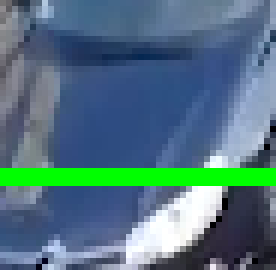
#> input picture extracted_vehicles/vehicle_129.png, 46 x 45 px, given in place of data_8.mp4, which was not available (shown 6 times larger)
$ python scr_v_3.py
#> lines starting #> are read from the running program, lines starting #| are printed output that depends on the picture
import cv2
import numpy as np
import os

# Step 1: Import the video footage
cap = cv2.VideoCapture('./src/assets/data_8.mp4')
fps = cap.get(cv2.CAP_PROP_FPS)

# Step 2: Initialize background subtractor (for vehicle detection)
background_subtractor = cv2.createBackgroundSubtractorMOG2(history=100, varThreshold=50)

# Step 3: Create folder for saving vehicle images
output_folder = './extracted_vehicles'
if not os.path.exists(output_folder):
    os.makedirs(output_folder)

# Vehicle count and frame count initialization
vehicle_count = 0
frame_count = 0

# Define the orientation and position of the virtual line (user can adjust this)
line_orientation = "vertical"  # Choose between 'horizontal' or 'vertical'
line_position = 400  # For horizontal: y-coordinate, For vertical: x-coordinate

# Dictionary to store the last position of centroids to track vehicle movement
previous_centroids = {}

# Step 4: Loop through each frame of the video
while cap.isOpened():
    ret, frame = cap.read()
#> frame is the input picture: shape (45, 46, 3); mean B, G, R 128.1, 115.4, 81.3
    if not ret:
        break

    frame_count += 1

    # Convert the frame to grayscale for thresholding
    frame_gray = cv2.cvtColor(frame, cv2.COLOR_BGR2GRAY)
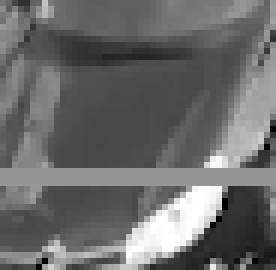
#> frame_gray: shape (45, 46) (shown 6 times larger); min 0, max 255, mean 106.7


    frame_gray = cv2.cvtColor(frame,cv2.COLOR_BGR2GRAY)
#> (the run stopped early here; a loop or call above may not have finished)

$ run again, on extracted_vehicles/vehicle_130.png
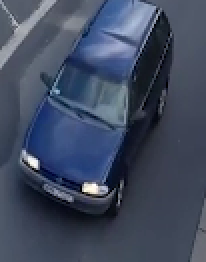
#> input picture extracted_vehicles/vehicle_130.png, 103 x 131 px, given in place of data_8.mp4, which was not available (shown 2 times larger)
#> frame is the input picture: shape (131, 103, 3); mean B, G, R 95.7, 74.5, 64.2
#> `frame_gray = cv2.cvtColor(frame, cv2.COLOR_BGR2GRAY)`:
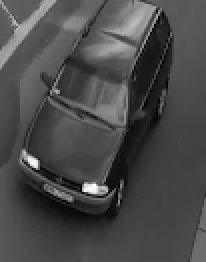
#> frame_gray: shape (131, 103) (shown 2 times larger); min 0, max 255, mean 73.8

$ run again, on extracted_vehicles/vehicle_134.png
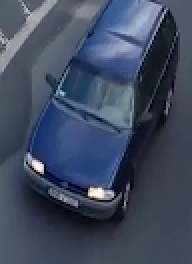
#> input picture extracted_vehicles/vehicle_134.png, 96 x 132 px, given in place of data_8.mp4, which was not available (shown 2 times larger)
#> frame is the input picture: shape (132, 96, 3); mean B, G, R 96, 74.3, 63.5
#> `frame_gray = cv2.cvtColor(frame, cv2.COLOR_BGR2GRAY)`:
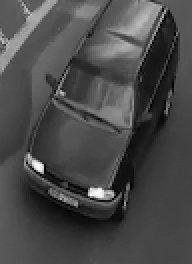
#> frame_gray: shape (132, 96) (shown 2 times larger); min 0, max 253, mean 73.5

$ run again, on extracted_vehicles/vehicle_140.png
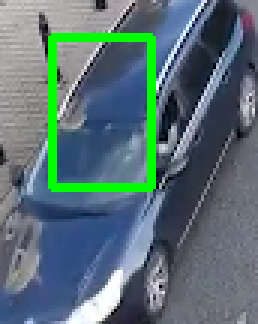
#> input picture extracted_vehicles/vehicle_140.png, 86 x 108 px, given in place of data_8.mp4, which was not available (shown 3 times larger)
#> frame is the input picture: shape (108, 86, 3); mean B, G, R 118.1, 113.4, 90
#> `frame_gray = cv2.cvtColor(frame, cv2.COLOR_BGR2GRAY)`:
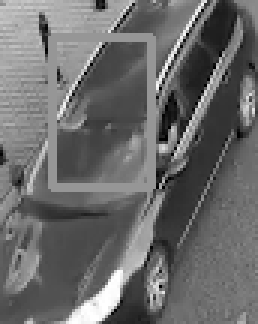
#> frame_gray: shape (108, 86) (shown 3 times larger); min 0, max 255, mean 106.9
